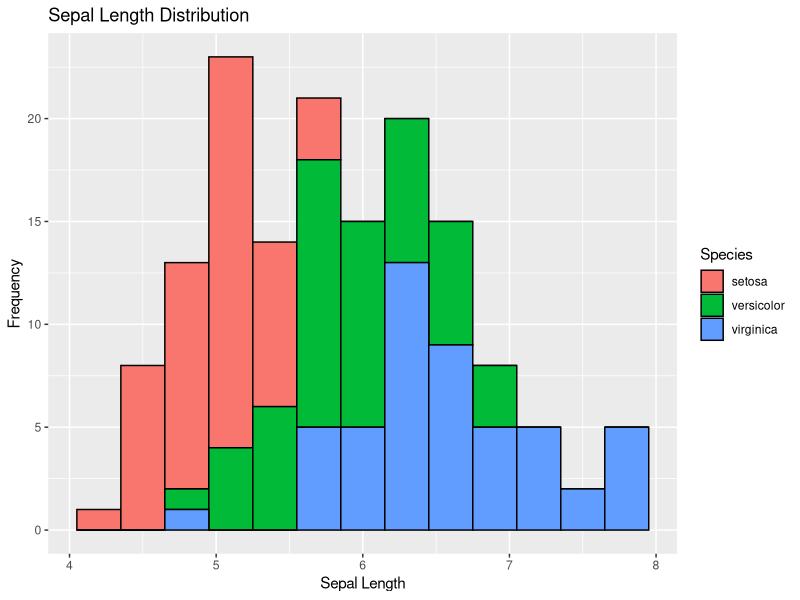
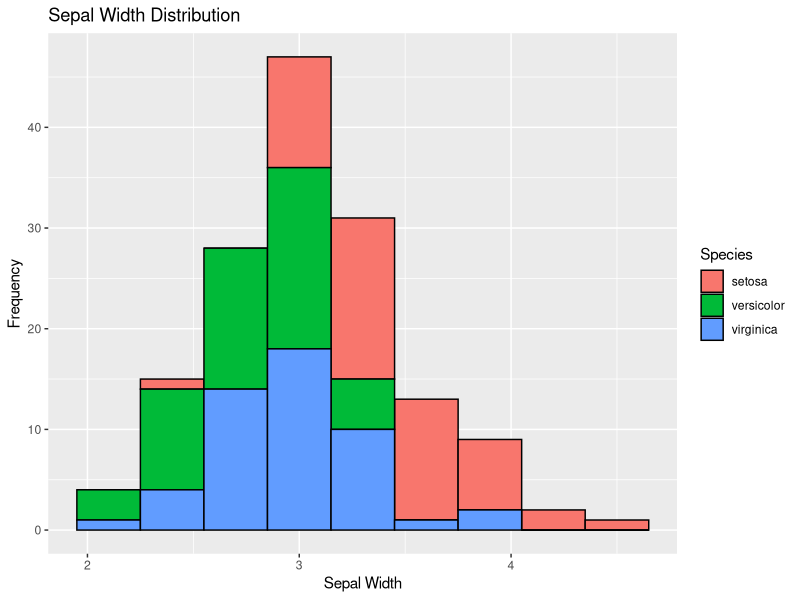
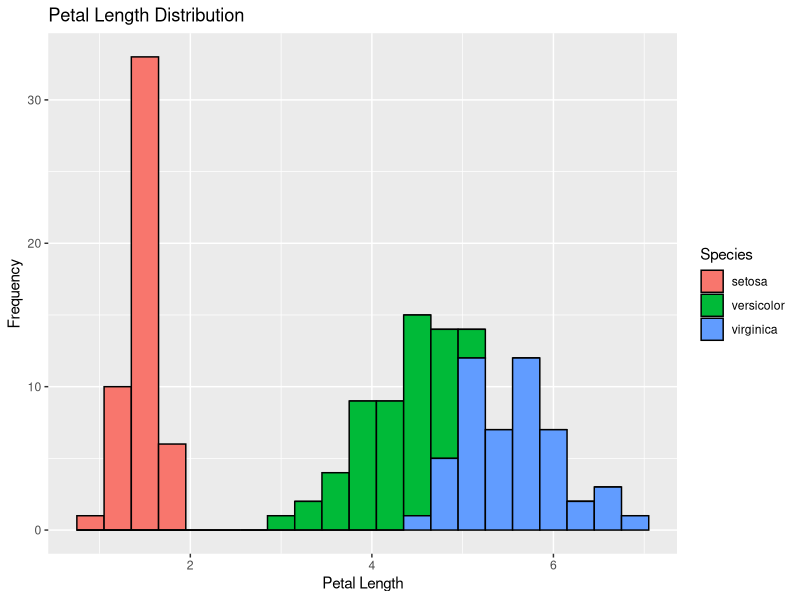
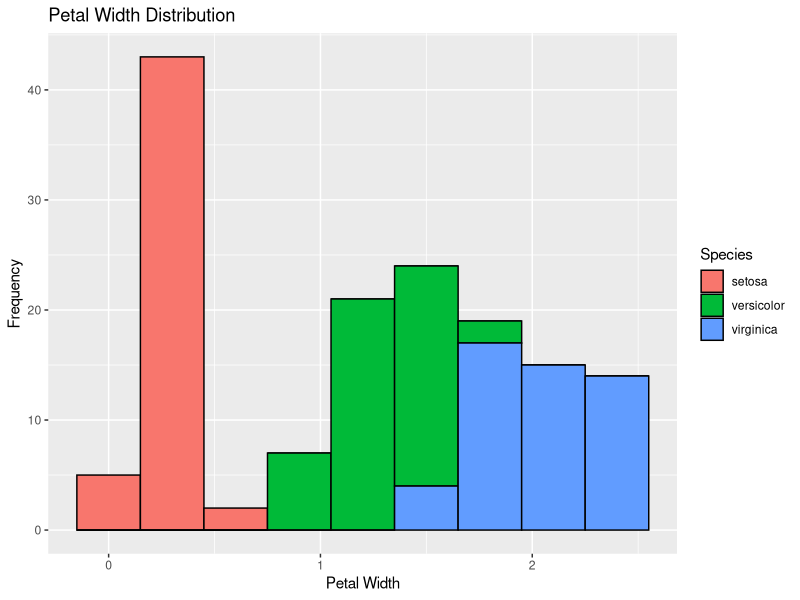

Source code (R) for these figures, in order:
# Load necessary libraries

# Data visualization
# For creating a wide variety of static and interactive plots, including scatter plots, bar plots, line plots, and more
library(ggplot2)

# For statistical modeling, machine learning, and data mining
# naive Bayes and clustering methods
library(e1071)

# For simplifying the process of building and evaluating predictive models
# Classification And Regression Training - caret
library(caret)

# For data splitting and sampling
library(caTools) 

# Load the iris dataset
data("iris")

# Display the entire iris dataset
iris
# Display summary statistics of the iris dataset
summary(iris)

# Create a histogram for Sepal Length, color-coded by Species
ggplot(data=iris,aes(x=iris$Sepal.Length)) + 
  geom_histogram(binwidth = 0.3, color="black",aes(fill=Species))+
  xlab("Sepal Length")+
  ylab("Frequency")+
  ggtitle("Sepal Length Distribution")

# Create a histogram for Sepal Width, color-coded by Species
ggplot(data=iris,aes(x=iris$Sepal.Width)) + 
  geom_histogram(binwidth = 0.3, color="black",aes(fill=Species))+
  xlab("Sepal Width")+
  ylab("Frequency")+
  ggtitle("Sepal Width Distribution")                 

# Create a histogram for Petal Length, color-coded by Species
ggplot(data=iris,aes(x=iris$Petal.Length)) + 
  geom_histogram(binwidth = 0.3, color="black",aes(fill=Species))+
  xlab("Petal Length")+
  ylab("Frequency")+
  ggtitle("Petal Length Distribution")

# Create a histogram for Petal Width, color-coded by Species
ggplot(data=iris,aes(x=iris$Petal.Width)) + 
  geom_histogram(binwidth = 0.3, color="black",aes(fill=Species))+
  xlab("Petal Width")+
  ylab("Frequency")+
  ggtitle("Petal Width Distribution")

# Split the dataset into training and testing sets using sample.split from caTools
split_ratio <- sample.split(iris, SplitRatio = 0.75)

# Create a training dataset based on the split
training_dataset <- subset(iris, split_ratio == "TRUE")
dim(training_dataset)

# Create a testing dataset based on the split
testing_dataset <- subset(iris, split_ratio == "FALSE")
dim(testing_dataset)

# Display summary statistics of the testing dataset
summary(testing_dataset)

# Scale the features of the training and testing datasets
training_dataset1 <- scale(training_dataset[, 1:4])
testing_dataset1  <- scale(testing_dataset[, 1:4])

# Set seed for reproducibility in random processes
set.seed(100)

# Build a naive Bayes model using the 'naiveBayes' function from the e1071 package
model <- naiveBayes(Species ~ ., data = training_dataset)

# Display summary statistics of the testing dataset (probably a mistake, as it repeats the line above)
summary(testing_dataset)

# Make predictions using the trained naive Bayes model on the testing dataset
predicted_results <- predict(model, newdata = testing_dataset)

# Display a table of the predicted results
table(predicted_results)

# Create a confusion matrix to evaluate the performance of the classification model
matrix <- table(testing_dataset$Species, predicted_results)

# Calculate additional metrics and display a confusion matrix summary using caret's confusionMatrix function
confusionMatrix(matrix)
